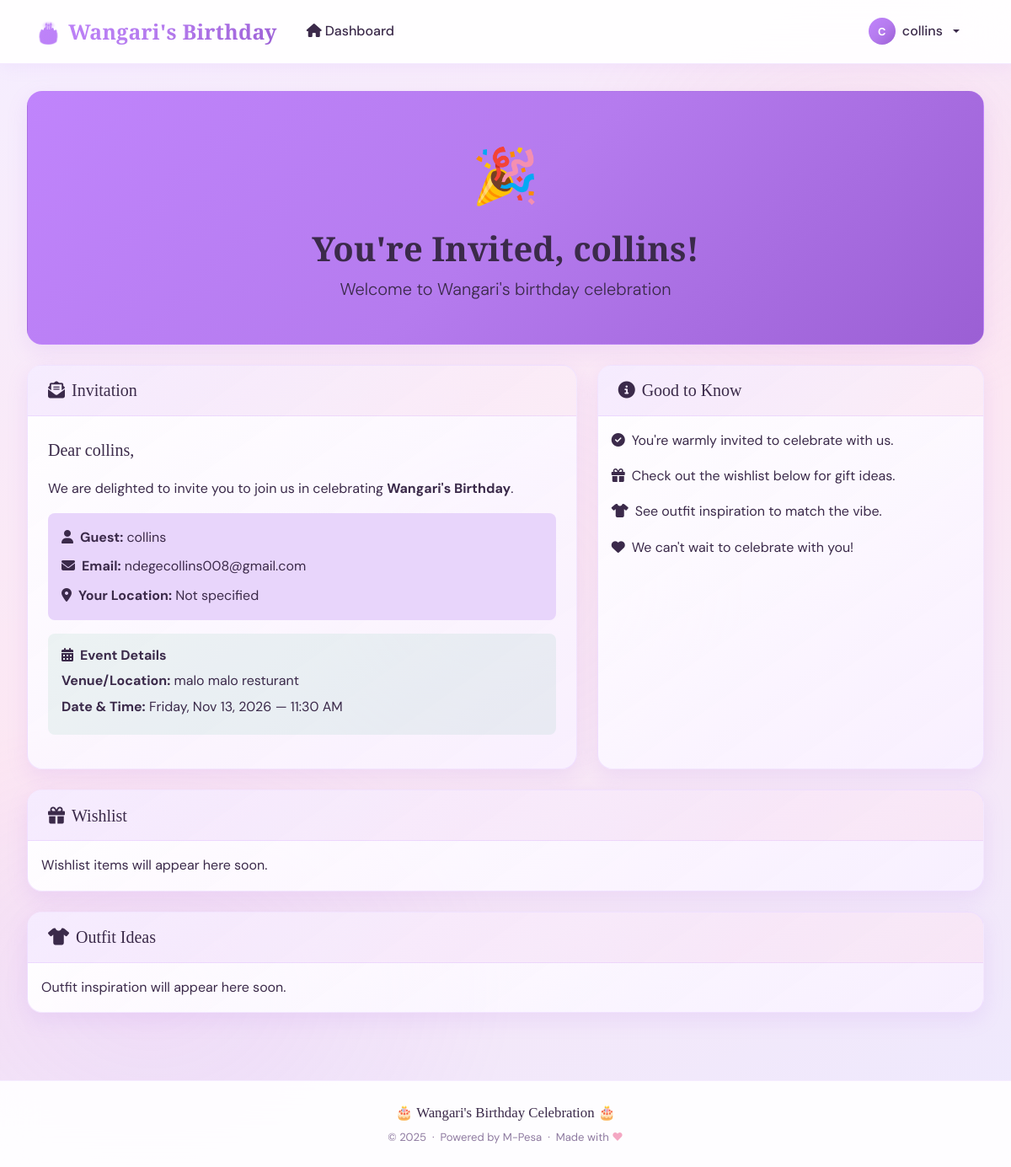
Page /accounts/dashboard/ (signed in) on the committed database.
### apps/accounts/models.py (models this page shows, shortened)
class User(AbstractUser):
    ROLE_CHOICES = [
        ('SELLER', 'Admin/Organiser'),
        ('BUYER', 'Guest'),
    ]
    phone_number = models.CharField(max_length=15, unique=True, null=True, blank=True)
    role = models.CharField(max_length=10, choices=ROLE_CHOICES, default='BUYER')
    created_by = models.ForeignKey('self', on_delete=models.CASCADE, null=True, blank=True, related_name='created_buyers')
    real_name = models.CharField(max_length=150, blank=True, default='')
    email_verified = models.BooleanField(default=False)
    location = models.CharField(max_length=255, blank=True, default='')
    must_change_password = models.BooleanField(default=False)
    objects = UserManager()
    def is_seller(self):
        return self.role == 'SELLER'

### apps/products/models.py (models this page shows, shortened)
class Event(models.Model):
    title = models.CharField(max_length=200, default="Wangari's Birthday")
    venue = models.CharField(max_length=255, blank=True)
    event_date = models.DateTimeField(null=True, blank=True)
    schedule = models.TextField(blank=True, help_text="Schedule/agenda details")
    description = models.TextField(blank=True)
    additional_info = models.TextField(blank=True)
    is_active = models.BooleanField(default=True)
    created_at = models.DateTimeField(auto_now_add=True)
    updated_at = models.DateTimeField(auto_now=True)
    class Meta:
        ordering = ['-updated_at']

### apps/accounts/views.py (the view, shortened to what this page needs)
# urls.py: path('dashboard/', views.dashboard, name='dashboard'),
@login_required
def dashboard(request):
    user = request.user
    if getattr(user, 'must_change_password', False) and user.is_buyer():
        return redirect('accounts:force_password_change')
    event = Event.objects.filter(is_active=True).order_by('-updated_at').first()
    wishlist = WishlistItem.objects.filter(is_active=True).order_by('-created_at')
    outfits = OutfitIdea.objects.filter(is_active=True).order_by('-created_at')
    return render(request, 'accounts/buyer_dashboard.html', {
        'event': event,
        'wishlist_items': wishlist,
        'outfit_ideas': outfits,
    })

### templates/accounts/buyer_dashboard.html (shortened to what this page needs)
{% extends 'base.html' %}
{% block content %}
<div class="row mb-4">
  <div class="col-12">
    <div class="card" style="background: var(--grad-primary);">
      <div class="card-body text-center py-5">
        <div style="font-size:4rem;">🎉</div>
        <h1 class="display-6 fw-bold mt-2 mb-2" style="color:#fff; font-family:'Playfair Display',serif;">You're Invited, {{ user.real_name|default:user.username }}!</h1>
        <p class="lead mb-0" style="color:rgba(255,255,255,0.9);">Welcome to Wangari's birthday celebration</p>
      </div>
    </div>
  </div>
</div>
<div class="row g-4 mb-4">
  <div class="col-lg-7">
    <div class="card h-100">
      <div class="card-header"><h5 class="mb-0"><i class="fas fa-envelope-open-text me-2" style="color:var(--primary);"></i>Invitation</h5></div>
      <div class="card-body p-4">
        <p class="lead mb-3" style="font-family:'Playfair Display',serif;">
          Dear <strong>{{ user.real_name|default:user.username }}</strong>,
        </p>
        <p>We are delighted to invite you to join us in celebrating <strong>{% if event %}{{ event.title }}{% else %}Wangari's Birthday{% endif %}</strong>.</p>
        <div class="p-3 rounded-3 mb-3" style="background:var(--primary-light);">
          <div class="mb-2"><i class="fas fa-user me-2" style="color:var(--primary);"></i><strong>Guest:</strong> {{ user.real_name|default:user.username }}</div>
          <div class="mb-2"><i class="fas fa-envelope me-2" style="color:var(--primary);"></i><strong>Email:</strong> {{ user.email }}</div>
          <div><i class="fas fa-map-marker-alt me-2" style="color:var(--primary);"></i><strong>Your Location:</strong> {{ user.location|default:"Not specified" }}</div>
        </div>
        {% if event %}
        <div class="p-3 rounded-3 mb-3" style="background:rgba(109,191,158,0.12);">
          <h6 class="fw-bold mb-2"><i class="fas fa-calendar-alt me-2"></i>Event Details</h6>
          {% if event.venue %}<p class="mb-1"><strong>Venue/Location:</strong> {{ event.venue }}</p>{% endif %}
          {% if event.event_date %}<p class="mb-1"><strong>Date & Time:</strong> {{ event.event_date|date:"l, M d, Y — g:i A" }}</p>{% endif %}
        </div>
        {% else %}
        <p style="color:var(--text-muted);">Event details will be shared here soon.</p>
        {% endif %}
      </div>
    </div>
  </div>
  <div class="col-lg-5">
    <div class="card h-100">
      <div class="card-header"><h5 class="mb-0"><i class="fas fa-info-circle me-2" style="color:var(--primary);"></i>Good to Know</h5></div>
      <div class="card-body">
        <ul class="list-unstyled mb-0">
          <li class="mb-3"><i class="fas fa-check-circle me-2" style="color:var(--success);"></i>You're warmly invited to celebrate with us.</li>
          <li class="mb-3"><i class="fas fa-gift me-2" style="color:var(--primary);"></i>Check out the wishlist below for gift ideas.</li>
          <li class="mb-3"><i class="fas fa-tshirt me-2" style="color:var(--rose);"></i>See outfit inspiration to match the vibe.</li>
          <li><i class="fas fa-heart me-2" style="color:var(--danger);"></i>We can't wait to celebrate with you!</li>
        </ul>
      </div>
    </div>
  </div>
</div>
<div class="row g-4 mb-4">
  <div class="col-12">
    <div class="card">
      <div class="card-header"><h5 class="mb-0"><i class="fas fa-gift me-2" style="color:var(--primary);"></i>Wishlist</h5></div>
      <div class="card-body">
        {% if wishlist_items %}
        <div class="row g-3">
          {% for item in wishlist_items %}
          <div class="col-sm-6 col-lg-4 col-xl-3">
            <div class="card h-100 border-0" style="background:var(--light-bg);">
              {% if item.image %}<img src="{{ item.image.url }}" class="card-img-top" alt="{{ item.title }}" style="height:180px;object-fit:cover;border-radius:12px 12px 0 0;">{% endif %}
              <div class="card-body">
                <h6 class="fw-bold mb-1">{{ item.title }}</h6>
                {% if item.description %}<p class="small mb-2" style="color:var(--text-muted);">{{ item.description }}</p>{% endif %}
                {% if item.link %}<a href="{{ item.link }}" target="_blank" rel="noopener" class="btn btn-sm btn-outline-primary">View item</a>{% endif %}
              </div>
            </div>
          </div>
          {% endfor %}
        </div>
        {% else %}
        <p class="mb-0" style="color:var(--text-muted);">Wishlist items will appear here soon.</p>
        {% endif %}
      </div>
    </div>
  </div>
</div>
<div class="row g-4">
  <div class="col-12">
    <div class="card">
      <div class="card-header"><h5 class="mb-0"><i class="fas fa-tshirt me-2" style="color:var(--primary);"></i>Outfit Ideas</h5></div>
      <div class="card-body">
        {% if outfit_ideas %}
        <div class="row g-3">
          {% for idea in outfit_ideas %}
          <div class="col-sm-6 col-lg-4 col-xl-3">
            <div class="card h-100 border-0" style="background:var(--light-bg);">
              {% if idea.image %}<img src="{{ idea.image.url }}" class="card-img-top" alt="{{ idea.title }}" style="height:220px;object-fit:cover;border-radius:12px 12px 0 0;">{% endif %}
              <div class="card-body">
                <h6 class="fw-bold mb-1">{{ idea.title }}</h6>
                {% if idea.description %}<p class="small mb-0" style="color:var(--text-muted);">{{ idea.description }}</p>{% endif %}
              </div>
            </div>
          </div>
          {% endfor %}
        </div>
        {% else %}
        <p class="mb-0" style="color:var(--text-muted);">Outfit inspiration will appear here soon.</p>
        {% endif %}
      </div>
    </div>
  </div>
</div>
{% endblock %}

### templates/navbar.html (shortened to what this page needs)
{% load static %}
<nav class="navbar navbar-expand-lg sticky-top">
    <div class="container">
        <a class="navbar-brand d-flex align-items-center gap-2" href="{% if user.is_authenticated %}{% url 'accounts:dashboard' %}{% else %}{% url 'accounts:login' %}{% endif %}">
            <span>🎂</span>
            <span>Wangari's Birthday</span>
        </a>
        {% if user.is_authenticated %}
            <div class="collapse navbar-collapse" id="navbarNav">
                <ul class="navbar-nav me-auto">
                    <li class="nav-item"><a class="nav-link" href="{% url 'accounts:dashboard' %}"><i class="fas fa-home me-1"></i>Dashboard</a></li>
                </ul>
                <ul class="navbar-nav">
                    <li class="nav-item dropdown">
                        <a class="nav-link dropdown-toggle d-flex align-items-center gap-2" href="#" role="button" data-bs-toggle="dropdown">
                            <span style="width:32px;height:32px;border-radius:50%;background:var(--grad-primary);display:inline-flex;align-items:center;justify-content:center;color:#fff;font-size:0.8rem;font-weight:700;">{{ user.username|first|upper }}</span>
                            {{ user.real_name|default:user.username }}
                        </a>
                    </li>
                </ul>
            </div>
        {% else %}
            <div class="ms-auto"><a class="btn btn-primary btn-sm" href="{% url 'accounts:login' %}"><i class="fas fa-sign-in-alt me-1"></i>Login</a></div>
        {% endif %}
    </div>
</nav>

### static/css/main.css (style rules this page uses)
:root { --primary: #b57bee; --primary-dark: #9b5fd4; --primary-light: #e8d5fb; --rose: #f4a7c3; --rose-light: #fde8f1; --gold: #f0c27f; --success: #6dbf9e; --danger: #e07b8a; --warning: #f0c27f; --info: #89b4e8; --dark: #3b2a4a; --body-bg: #faf5ff; --text: #3b2a4a; --text-muted: #8e7aa0; --white: #ffffff; --grad-primary: linear-gradient(135deg, #c084fc 0%, #b57bee 50%, #9b5fd4 100%); --grad-rose: linear-gradient(135deg, #f9a8d4 0%, #f4a7c3 100%); --grad-bg: linear-gradient(160deg, #f5eeff 0%, #fce7f3 50%, #ede9fe 100%); --grad-card: linear-gradient(145deg, rgba(255,255,255,0.95) 0%, rgba(248,240,255,0.9) 100%); --grad-header: linear-gradient(135deg, rgba(192,132,252,0.15) 0%, rgba(244,167,195,0.15) 100%); --shadow-sm: 0 2px 8px rgba(181,123,238,0.10); --shadow-md: 0 8px 24px rgba(181,123,238,0.15); --shadow-lg: 0 16px 40px rgba(181,123,238,0.20); --shadow-xl: 0 24px 56px rgba(181,123,238,0.25); --shadow-rose: 0 8px 32px rgba(244,167,195,0.25); --radius: 18px; --radius-lg: 28px; --radius-xl: 40px; }
*, *::before, *::after { box-sizing: border-box; }
html { scroll-behavior: smooth; }
body { background: var(--grad-bg); background-attachment: fixed; min-height: 100vh; font-family: 'DM Sans', -apple-system, BlinkMacSystemFont, sans-serif; color: var(--text); line-height: 1.65; }
body::before { content: ''; position: fixed; inset: 0; background: radial-gradient(ellipse 60% 40% at 15% 85%, rgba(192,132,252,0.12) 0%, transparent 60%), radial-gradient(ellipse 50% 35% at 85% 15%, rgba(244,167,195,0.12) 0%, transparent 60%), radial-gradient(ellipse 40% 30% at 50% 50%, rgba(221,214,254,0.08) 0%, transparent 60%); pointer-events: none; z-index: -1; }
h1, h2, h3, h4, h5 { font-family: 'Playfair Display', Georgia, serif; color: var(--dark); }
.navbar { background: rgba(255, 255, 255, 0.92) !important; backdrop-filter: blur(24px); border-bottom: 1px solid rgba(192,132,252,0.18); box-shadow: 0 2px 20px rgba(181,123,238,0.10); padding: 0.75rem 0; }
.navbar-brand { font-family: 'Playfair Display', serif; font-weight: 700; font-size: 1.55rem; background: var(--grad-primary); -webkit-background-clip: text; -webkit-text-fill-color: transparent; background-clip: text; letter-spacing: 0.3px; }
.navbar-nav .nav-link { font-weight: 500; color: var(--dark) !important; border-radius: 12px; margin: 0 3px; padding: 8px 16px !important; transition: all 0.3s ease; }
.card { background: var(--grad-card); border: 1px solid rgba(192,132,252,0.18); border-radius: var(--radius); box-shadow: var(--shadow-md); transition: transform 0.35s cubic-bezier(0.4,0,0.2,1), box-shadow 0.35s ease; overflow: hidden; color: var(--text) !important; }
.card * { color: var(--text) !important; }
.card::before { content: ''; position: absolute; top: 0; left: 0; right: 0; height: 3px; background: var(--grad-primary); opacity: 0; transition: opacity 0.3s ease; }
.card-header { background: var(--grad-header); border-bottom: 1px solid rgba(192,132,252,0.18); font-weight: 700; font-family: 'Playfair Display', serif; color: var(--dark) !important; padding: 1.1rem 1.5rem; }
.card-header * { color: var(--dark) !important; }

### rows in the picture
User: username|first "C", real_name "collins", email "ndegecollins008@gmail.com", location "Not specified"
Event: title "Wangari's Birthday", venue "malo malo resturant", event_date "Friday, Nov 13, 2026 — 11:30 AM"
